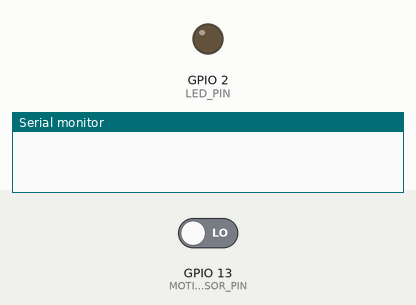
Recording of a sketch running on a simulated ESP32. On the bench: output pins drawn as LEDs (lit = HIGH), the last lines printed to the serial monitor. Inputs (shaded band) come from the test bench; at power-on: GPIO 13 (MOTION_SENSOR_PIN) LOW.

Above: at 1.2 s.
1.3 s: GPIO 13 (MOTION_SENSOR_PIN) driven HIGH
At 1.7 s:
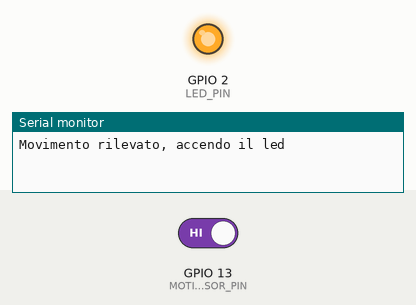
2.8 s: GPIO 13 (MOTION_SENSOR_PIN) driven LOW
At 4.0 s:
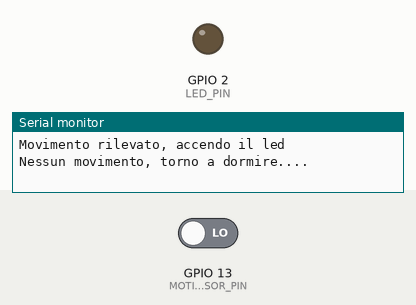
Timing chart, 0 to 5.8 s (numbered marks = the images above; inputs shaded):
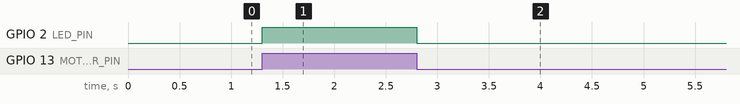

The sketch:

Test01_HCSR505.ino
```cpp
/*
 * This ESP32 code is created by esp32io.com
 *
 * This ESP32 code is released in the public domain
 *
 * For more detail (instruction and wiring diagram), visit https://esp32io.com/tutorials/esp32-motion-sensor-piezo-buzzer
 *
 * Modified by Diegooz for some tests. https://www.youtube.com/@PixelsSquad
 * Accende un led quando il sensore di movimento HCSR505 rileva qualcosa. In questo caso il pin 2 è quello del led integrato alla schedina.
 */

#define MOTION_SENSOR_PIN  13  // PIN DELL'ESP32 DOVE è CONNESSA L'USCITA DEL SENSORE HCSR505
#define LED_PIN         2  // PIN DEL LED, SULLA MIA ESP32 DI IDEASPARK L'USCITA 2 è QUELLA DEL LED INTERNO
int motionStateCurrent  = LOW; // current  state of motion sensor's pin
int motionStatePrevious = LOW; // previous state of motion sensor's pin

void setup() {
  Serial.begin(9600);                // initialize serial
  pinMode(MOTION_SENSOR_PIN, INPUT); // set ESP32 pin to input mode
  pinMode(LED_PIN, OUTPUT);          // set ESP32 pin to output mode
}

void loop() {
  motionStatePrevious = motionStateCurrent;            // store old state
  motionStateCurrent  = digitalRead(MOTION_SENSOR_PIN); // read new state

  if (motionStatePrevious == LOW && motionStateCurrent == HIGH) { // pin state change: LOW -> HIGH
    Serial.println("Movimento rilevato, accendo il led");
    digitalWrite(LED_PIN, HIGH); // accende il led
  } else if (motionStatePrevious == HIGH && motionStateCurrent == LOW) { // pin state change: HIGH -> LOW
    Serial.println("Nessun movimento, torno a dormire....");
    digitalWrite(LED_PIN, LOW);  // spegne il led
  }
}
```

Measured:
- after the input at 1.3 s, GPIO 2 (LED_PIN): LOW → HIGH at once
- after the input at 2.8 s, GPIO 2 (LED_PIN): HIGH → LOW at once
